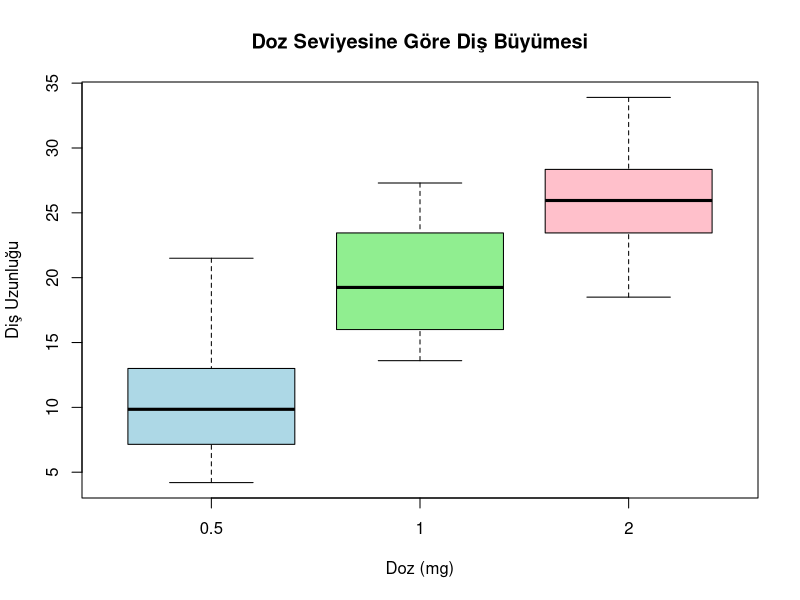

Write the R code that produced this figure.
## ---- chunk 1
corn_heights <- c(155, 153, 149, 156, 151, 154, 152, 150, 151, 153, 152, 150)
t.test(corn_heights, mu = 150)
## ---- chunk 2
before <- c(22, 24, 20, 19, 19, 20, 22, 25, 24, 23, 22, 21)
after  <- c(23, 25, 20, 24, 18, 22, 23, 28, 24, 25, 24, 20)
t.test(before, after, paired = TRUE)
## ---- chunk 3
sample1 <- c(155, 153, 149, 156, 151, 154, 152, 150)
sample2 <- c(162, 158, 159, 161, 160, 157, 158, 159)
t.test(sample1, sample2, var.equal = TRUE)
## ---- chunk 4
data(ToothGrowth)
ToothGrowth$dose <- as.factor(ToothGrowth$dose)
anova_result <- aov(len ~ dose, data = ToothGrowth)
summary(anova_result)
## ---- chunk 5
shapiro.test(residuals(anova_result))
bartlett.test(len ~ dose, data = ToothGrowth)
## ---- chunk 6
boxplot(len ~ dose, data = ToothGrowth,
        main = "Doz Seviyesine Göre Diş Büyümesi",
        xlab = "Doz (mg)", ylab = "Diş Uzunluğu",
        col = c("lightblue", "lightgreen", "pink"))
## ---- chunk 7
data(UCBAdmissions)
admission_table <- apply(UCBAdmissions, c(1, 2), sum)
chisq.test(admission_table)
